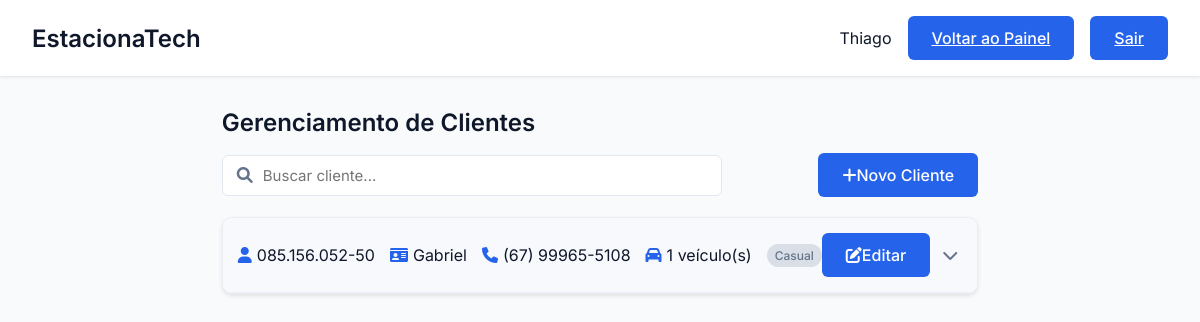
The page /cliente/gerenciar_clientes (signed in) on the database as committed earlier.
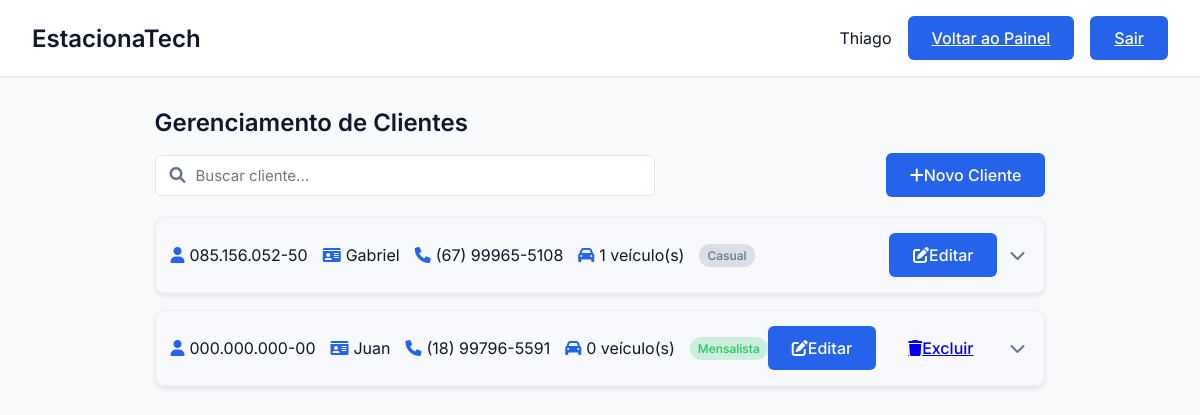
The same page on the database as committed later.
### tables this page shows
CREATE TABLE Cliente (
        id_cliente INTEGER PRIMARY KEY AUTOINCREMENT,
        cpf TEXT,
        nome TEXT NOT NULL,
        telefone TEXT NOT NULL,
        email TEXT NOT NULL,
        mensalista BOOLEAN NOT NULL,
        modalidade TEXT NOT NULL CHECK (modalidade IN ('casual', 'mensalista', 'pcd', 'idoso'))
    );

### EstacionaTech/routes/cliente_routes.py (the view)
@cliente_bp.route('/gerenciar_clientes')
def gerenciar_clientes():
    if 'usuario_id' not in session:
        flash('Você precisa fazer login para acessar esta página.', 'error')
        return redirect(url_for('auth.login'))
    clientes = ClienteController.listar_clientes()
    return render_template(
        'gerenciar_clientes.html',
        clientes=clientes,
        nome=session.get('nome')
    )

### EstacionaTech/controllers/cliente_controller.py (called while the page is built)
    @staticmethod
    def listar_clientes():
        return Cliente.listar_todos()

### EstacionaTech/database/database.py (called while the page is built)
def conectar():
    diretorio_db = "EstacionaTech/database"
    if not os.path.exists(diretorio_db):
        os.makedirs(diretorio_db)  # Criar diretório caso não exista
    return sqlite3.connect(f"{diretorio_db}/estacionatech.db")

### EstacionaTech/templates/gerenciar_clientes.html (shortened to what this page needs)
<!DOCTYPE html>
<html lang="pt-BR">
<head>
    <link rel="stylesheet" href="{{ url_for('static', filename='css/estilo.css') }}">
    <link rel="stylesheet" href="{{ url_for('static', filename='css/gerenciar_clientes.css') }}">
    <link rel="stylesheet" href="https://cdnjs.cloudflare.com/ajax/libs/font-awesome/6.0.0-beta3/css/all.min.css">
</head>
<body>
    <div class="dashboard">
        <header class="dashboard-header">
            <nav class="dashboard-nav container">
                <h1 class="dashboard-title">EstacionaTech</h1>
                <div class="dashboard-user">
                    <span>{{ nome }}</span>
                    {% if session.get('tipo') == 'administrador' %}
                    <a href="{{ url_for('admin.painel_admin') }}" class="btn btn-primary">Voltar ao Painel</a>
                    {% else %}
                    <a href="{{ url_for('operadores.painel_operador') }}" class="btn btn-primary">Voltar ao Painel</a>
                    {% endif %}
                    <a href="{{ url_for('auth.logout') }}" class="btn btn-primary">Sair</a>
                </div>
            </nav>
        </header>
        <main class="dashboard-content container">
            <h2 class="page-title">Gerenciamento de Clientes</h2>
            <div class="search-container">
                <div class="search-bar">
                    <i class="fas fa-search"></i>
                    <input type="text" id="searchInput" placeholder="Buscar cliente..." onkeyup="filtrarClientes()">
                </div>
                <button class="btn btn-primary" onclick="abrirModalCliente()">
                    <i class="fas fa-plus"></i> Novo Cliente
                </button>
            </div>
            <div id="clientesContainer">
                {% if clientes %}
                    {% for cliente in clientes %}
                    <div class="cliente-card" data-nome="{{ cliente.nome }}" data-cpf="{{ cliente.cpf }}">
                        <div class="cliente-header" onclick="toggleCard(this)">
                            <div class="cliente-info">
                                <span><i class="fas fa-user"></i> {{ cliente.nome }}</span>
                                <span><i class="fas fa-id-card"></i> {{ cliente.cpf }}</span>
                                <span><i class="fas fa-phone"></i> {{ cliente.telefone }}</span>
                                <span><i class="fas fa-car"></i> {{ cliente.qtd_veiculos }} veículo(s)</span>
                                {% if cliente.modalidade == 'mensalista' %}
                                <span class="badge badge-success">Mensalista</span>
                                {% elif cliente.modalidade == 'pcd' %}
                                <span class="badge badge-info">PCD</span>
                                {% elif cliente.modalidade == 'idoso' %}
                                <span class="badge badge-info">Idoso</span>
                                {% else %}
                                <span class="badge badge-secondary">Casual</span>
                                {% endif %}
                            </div>
                            <div class="actions">
                                <button class="btn btn-primary" onclick="editarCliente({{ cliente.id_cliente }}, '{{ cliente.nome }}', '{{ cliente.cpf }}', '{{ cliente.telefone }}', '{{ cliente.email }}', {{ cliente.mensalista }}, '{{ cliente.modalidade }}'); event.stopPropagation();">
                                    <i class="fas fa-edit"></i> Editar
                                </button>
                                {% if cliente.qtd_veiculos == 0 %}
                                <a href="{{ url_for('cliente.excluir_cliente', id_cliente=cliente.id_cliente) }}" class="btn btn-danger" onclick="return confirm('Tem certeza que deseja excluir este cliente?'); event.stopPropagation();">
                                    <i class="fas fa-trash"></i> Excluir
                                </a>
                                {% endif %}
                                <button class="icon-button toggle-btn">
                                    <i class="fas fa-chevron-down"></i>
                                </button>
                            </div>
                        </div>
                    </div>
                    {% endfor %}
                {% endif %}
            </div>
        </main>
    </div>
</body>
</html>

### EstacionaTech/static/css/estilo.css (style rules this page uses)
* { margin: 0; padding: 0; box-sizing: border-box; font-family: 'Inter', sans-serif; }
:root { --primary: #2563eb; --primary-dark: #1d4ed8; --secondary: #64748b; --danger: #ef4444; --success: #22c55e; --background: #f8fafc; --surface: #ffffff; --text: #0f172a; --text-light: #64748b; }
body { background-color: var(--background); color: var(--text); min-height: 100vh; }
.container { max-width: 1200px; margin: 0 auto; padding: 0 1rem; }
.btn { display: inline-flex; align-items: center; justify-content: center; padding: 0.75rem 1.5rem; font-size: 1rem; font-weight: 500; border-radius: 6px; cursor: pointer; transition: all 0.2s; border: none; }
.btn-primary { background-color: var(--primary); color: white; }
.dashboard { min-height: 100vh; display: grid; grid-template-rows: auto 1fr; }
.dashboard-header { background: var(--surface); padding: 1rem; box-shadow: 0 1px 3px 0 rgb(0 0 0 / 0.1); }
.dashboard-nav { display: flex; justify-content: space-between; align-items: center; }
.dashboard-title { font-size: 1.5rem; font-weight: 600; }
.dashboard-user { display: flex; align-items: center; gap: 1rem; }
.dashboard-content { padding: 2rem; }
.dashboard-content h2 { margin-bottom: 1rem; }

### EstacionaTech/static/css/gerenciar_clientes.css (style rules this page uses)
.cliente-card { background: var(--surface); border-radius: 10px; box-shadow: 0 2px 4px rgba(0,0,0,0.1); margin-bottom: 16px; overflow: hidden; border: 1px solid #eaedf3; max-width: 900px; width: 100%; }
.cliente-header { background: #f7f9fc; padding: 15px; border-bottom: 1px solid #eaedf3; display: flex; justify-content: space-between; align-items: center; cursor: pointer; }
.search-container { display: flex; justify-content: space-between; align-items: center; margin-bottom: 20px; }
.search-bar { position: relative; max-width: 500px; width: 100%; }
.search-bar input { width: 100%; padding: 10px 15px 10px 40px; border: 1px solid #e2e8f0; border-radius: 6px; font-size: 15px; transition: all 0.2s; }
.search-bar i { position: absolute; left: 15px; top: 50%; transform: translateY(-50%); color: var(--text-light); }
.badge { font-size: 12px; padding: 4px 8px; border-radius: 30px; font-weight: 500; display: inline-flex; align-items: center; }
.badge-success { background: rgba(34, 197, 94, 0.2); color: var(--success); }
.badge-secondary { background: rgba(100, 116, 139, 0.2); color: var(--secondary); }
.cliente-info { display: flex; gap: 15px; flex-wrap: wrap; align-items: center; }
.cliente-info span { display: flex; align-items: center; gap: 5px; }
.cliente-info i { color: var(--primary); }
.actions { display: flex; gap: 8px; }
.icon-button { background: none; border: none; color: var(--text-light); cursor: pointer; font-size: 16px; padding: 5px; transition: color 0.2s; display: flex; align-items: center; justify-content: center; }
.page-title { margin-bottom: 24px; font-weight: 600; color: var(--text); font-size: 1.5rem; }

Rows that differ between the two databases and show on the page:
added Cliente: nome "000.000.000-00", cpf "Juan", telefone "(18) 99796-5591", qtd_veiculos "0", modalidade "Mensalista"
